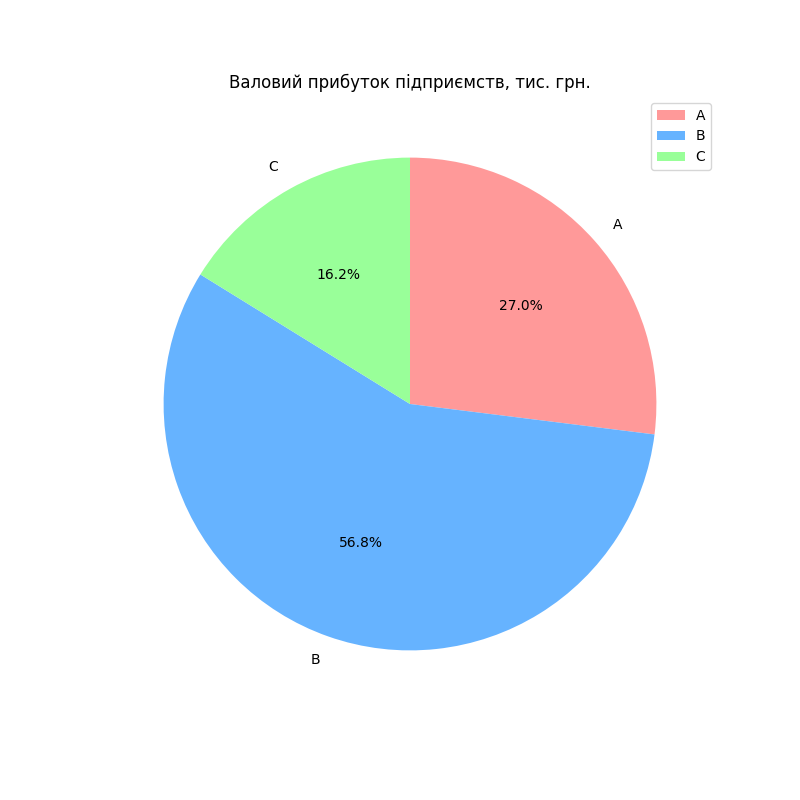

Here is the Python script that generated this plot:
import matplotlib.pyplot as plt


def draw_pie_chart(task_num=6, inner_radius=1):
    companies = ['A', 'B', 'C']
    profits = [4523, 9531, 2715]
    colors = ['#ff9999', '#66b3ff', '#99ff99']

    plt.figure(figsize=(8, 8))
    plt.pie(profits, labels=companies, autopct='%1.1f%%', colors=colors, startangle=90, counterclock=False, wedgeprops=dict(width=inner_radius))
    plt.title('Валовий прибуток підприємств, тис. грн.')
    plt.legend(loc="best")
    plt.savefig(f'task{task_num}.png')
    plt.show()


if __name__ == "__main__":
    plt = draw_pie_chart()
